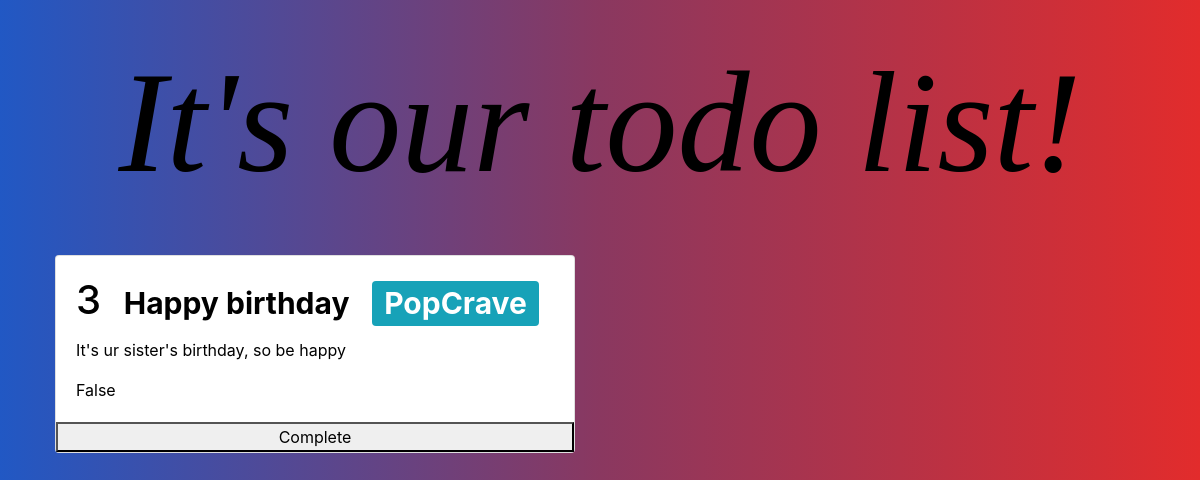
The app's page /todos/3 with its own data.
### todos/models.py (models this page shows)
class Todo(models.Model):
    name = models.CharField(max_length=128)
    description = models.CharField(max_length=255)
    user = models.ForeignKey(User, on_delete=models.CASCADE)
    completed = models.BooleanField(default=False)

### todos/views/todos.py (the view)
def get_todo(request, todo_id):
    try:
        todo_object = Todo.objects.get(id=todo_id)
    except Exception:
        return JsonResponse({'status': 404, 'errors': 'Todo not found.'})
    return render(request, 'todos.html', {'todos': [todo_object]})

### todos/templates/todos.html
{% extends "base.html" %}
{% block content %}
    {% for todo in todos %}
        {% include "includes/todo.html" %}
    {% endfor %}
{% endblock %}

### todos/templates/includes/todo.html
<div class="col-sm-6">
    <div class="card post-card todo-style">
        <div class="card-body">
            <h1 class="card-title">{{todo.id}}
                <span class="badge text-bg-info" data-post-id="{{todo.name}}">{{todo.name}}</span>
                <span class="badge badge-info">{{todo.user}}</span>
            </h1>
            <p class="card-text">{{todo.description}}</p>
            <p class="card-text">{{todo.completed}}</p>
        </div>
         <button data-id="{{todo.id}}">Complete</button>
    </div>
</div>

### todos/static/css/styles.css (style rules this page uses)
.todo-style { color: black; margin: 10px }
.body-style { background: -webkit-linear-gradient(90deg, #2158c4,#8a3860,#e22c2c); background: linear-gradient(90deg, #2158c4,#8a3860,#e22c2c); }

### records on screen
Todo: id "3", name "Happy birthday", user "PopCrave", description "It's ur sister's birthday, so be happy", completed "False"
